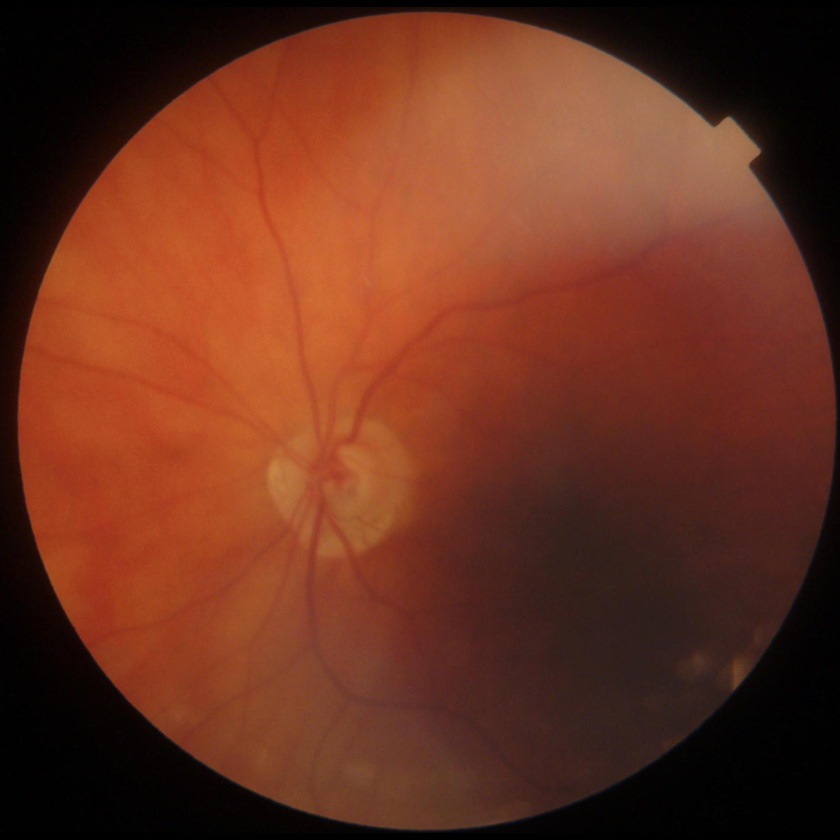
#> input picture data/images/0_0.jpg, 840 x 840 px, shrunk from 1918 x 1918 before the run
$ python -i helper_functions_paper.py   (imports and definitions only)
#> lines starting #> are read from the running program, lines starting #| are printed output that depends on the picture; after the words box and inside, x2 and y2 are one past the last pixel; in counts of white or black regions, pixels touching at a corner belong together
"""
Helper functions for retinal image processing based on MDPI paper methodology
Reference: Journal of Imaging (jimaging-08-00291)

This implementation combines techniques from the paper including:
- Green channel extraction and preprocessing
- CLAHE enhancement
- Morphological operations
- Frangi vesselness filtering
- Advanced post-processing
"""

import cv2
import numpy as np
import scipy.ndimage
from skimage.filters import frangi
from skimage.util import img_as_float
import matplotlib.pyplot as plt


def extract_green_channel(img_path):
    """
    Extract and preprocess the green channel from retinal fundus image.
    The green channel provides the best vessel contrast.

    Args:
        img_path: Path to the retinal image

    Returns:
        original_rgb: Original image in RGB
        green_channel: Extracted green channel
    """
#> called with img_path = 'data/images/0_0.jpg'
    img = cv2.imread(img_path)
#> img is the input picture: shape (840, 840, 3); mean B, G, R 30.9, 49.7, 105.3
    if img is None:
        raise ValueError(f"Could not load image: {img_path}")

    # Convert BGR to RGB for display
    img_rgb = cv2.cvtColor(img, cv2.COLOR_BGR2RGB)

    # Extract green channel (index 1 in BGR format)
    green_channel = img[:, :, 1]
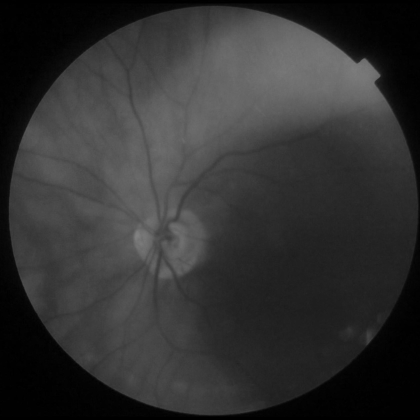
#> green_channel: shape (840, 840) (shown at 1/2 size); min 0, max 130, mean 49.7

    return img_rgb, green_channel


def apply_shade_correction(green_channel, kernel_size=51):
    """
    Apply shade correction to compensate for uneven illumination.
    Based on paper's preprocessing methodology using morphological opening.

    This removes large-scale variations in illumination by estimating
    the background and normalizing the image.

    Args:
        green_channel: Green channel image
        kernel_size: Size of morphological kernel (should be large, e.g., 51)

    Returns:
        corrected: Shade-corrected image (0-255 range)
    """
#> called with kernel_size = 51

    img = cv2.addWeighted(green_channel, 0.5, ~cv2.GaussianBlur(green_channel, (221, 221), 0), 0.5, 0)
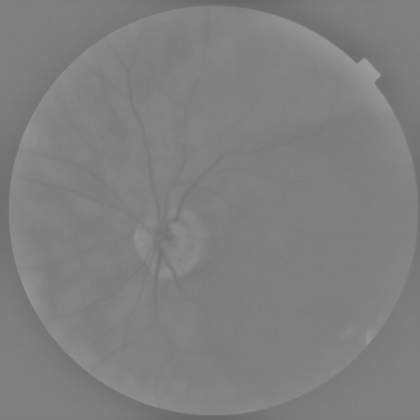
#> img: shape (840, 840) (shown at 1/2 size); min 103, max 158, mean 127.5

    return img


def enhance_contrast_clahe(image, clip_limit=2.0, tile_size=(8, 8)):
    """
    Apply CLAHE (Contrast Limited Adaptive Histogram Equalization).

    Args:
        image: Input grayscale image
        clip_limit: Contrast limiting threshold
        tile_size: Size of grid for histogram equalization

    Returns:
        enhanced: CLAHE enhanced image
    """
#> called with clip_limit = 2, tile_size = (8, 8)
    clahe = cv2.createCLAHE(clipLimit=clip_limit, tileGridSize=tile_size)
    enhanced = clahe.apply(image)

    return enhanced


def denoise_image(image, method='bilateral', **kwargs):
    """
    Apply denoising while preserving edges.

    Args:
        image: Input image
        method: 'bilateral', 'gaussian', or 'median'
        **kwargs: Additional parameters for the chosen method

    Returns:
        denoised: Denoised image
    """
#> called with method = 'bilateral'
    if method == 'bilateral':
        d = kwargs.get('d', 9)
        sigma_color = kwargs.get('sigma_color', 75)
        sigma_space = kwargs.get('sigma_space', 75)
        denoised = cv2.bilateralFilter(image, d, sigma_color, sigma_space)
    elif method == 'gaussian':
        kernel_size = kwargs.get('kernel_size', 5)
        denoised = cv2.GaussianBlur(image, (kernel_size, kernel_size), 0)
    elif method == 'median':
        kernel_size = kwargs.get('kernel_size', 5)
        denoised = cv2.medianBlur(image, kernel_size)
    else:
        denoised = image

    return denoised


def segment_vessels_frangi_paper(enhanced_img,
                                  sigma_range=(1, 10),
                                  alpha=0.5,
                                  beta=0.5,
                                  gamma=15):
    """
    Vessel segmentation using Frangi vesselness filter.
    Based on paper's multi-scale approach.

    Args:
        enhanced_img: Preprocessed and enhanced image
        sigma_range: Range of vessel scales to detect (min, max)
        alpha: Sensitivity to plate-like structures
        beta: Sensitivity to blob-like structures
        gamma: Hessian normalization factor

    Returns:
        vessels_binary: Binary vessel mask
        frangi_response: Raw Frangi filter response
    """
#> called with sigma_range = (1, 10), alpha = 0.5, beta = 0.5, gamma = 15
    # Normalize to [0, 1] for Frangi filter
    img_normalized = img_as_float(enhanced_img)

    # Apply Frangi filter (multi-scale vessel enhancement)
    frangi_response = frangi(
        img_normalized,
        sigmas=range(sigma_range[0], sigma_range[1]),
        black_ridges=True,  # Vessels are dark on bright background
        alpha=alpha,
        beta=beta,
        gamma=gamma
    )
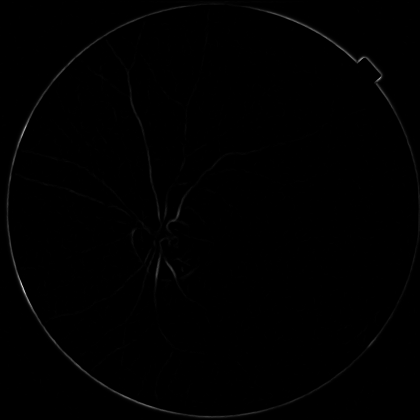
#> frangi_response: shape (840, 840) float64 (shown at 1/2 size); min 0, max 6.52e-07, mean 2.68e-09; drawn with min black and max white

    # Convert back to uint8
    frangi_8bit = (frangi_response * 255).astype(np.uint8)
#> frangi_8bit: shape (840, 840); every value is 0

    # Apply Otsu thresholding
    _, vessels_binary = cv2.threshold(
        frangi_8bit,
        0,
        255,
        cv2.THRESH_BINARY + cv2.THRESH_OTSU
    )

    return vessels_binary, frangi_8bit


# [48 lines left out: function segment_vessels_morphological, not called in this run]


def postprocess_vessel_mask(vessel_mask,
                             min_area=30,
                             max_area=10000,
                             morphology_iterations=2):
    """
    Post-process vessel segmentation to remove noise and artifacts.
    Based on paper's refinement strategy.

    Args:
        vessel_mask: Binary vessel mask
        min_area: Minimum component area to keep
        max_area: Maximum component area (to remove optic disc)
        morphology_iterations: Number of morphological cleaning iterations

    Returns:
        cleaned_mask: Cleaned binary vessel mask
    """
#> called with min_area = 30, max_area = 10000, morphology_iterations = 2
    # Morphological opening to remove small noise
    kernel_open = cv2.getStructuringElement(cv2.MORPH_ELLIPSE, (3, 3))
    cleaned = cv2.morphologyEx(
        vessel_mask,
        cv2.MORPH_OPEN,
        kernel_open,
        iterations=morphology_iterations
    )

    # Morphological closing to connect broken vessels
    kernel_close = cv2.getStructuringElement(cv2.MORPH_ELLIPSE, (2, 2))
    cleaned = cv2.morphologyEx(
        cleaned,
        cv2.MORPH_CLOSE,
        kernel_close,
        iterations=morphology_iterations
    )

    # Connected component analysis for size filtering
    num_labels, labels, stats, centroids = cv2.connectedComponentsWithStats(
        cleaned,
        connectivity=8
    )
#> labels: shape (840, 840) int32; every value is 0
#> num_labels = 1; stats = [[0, 0, 840, 840, 705600]]; centroids = [[419.5, 419.5]]

    # Create output mask
    output_mask = np.zeros_like(cleaned)

    for i in range(1, num_labels):  # Skip background (label 0)
        area = stats[i, cv2.CC_STAT_AREA]

        # Keep components within size range
        if min_area < area < max_area:
            output_mask[labels == i] = 255

    return output_mask


def create_fov_mask(green_channel, erosion_iterations=10):
    """
    Create field of view (FOV) mask to remove circular border artifacts.

    Args:
        green_channel: Green channel image
        erosion_iterations: Number of erosion iterations to shrink mask

    Returns:
        fov_mask: Binary FOV mask
    """
#> called with erosion_iterations = 10
    # Threshold to get approximate FOV
    _, fov_mask = cv2.threshold(
        green_channel,
        10,
        255,
        cv2.THRESH_BINARY
    )
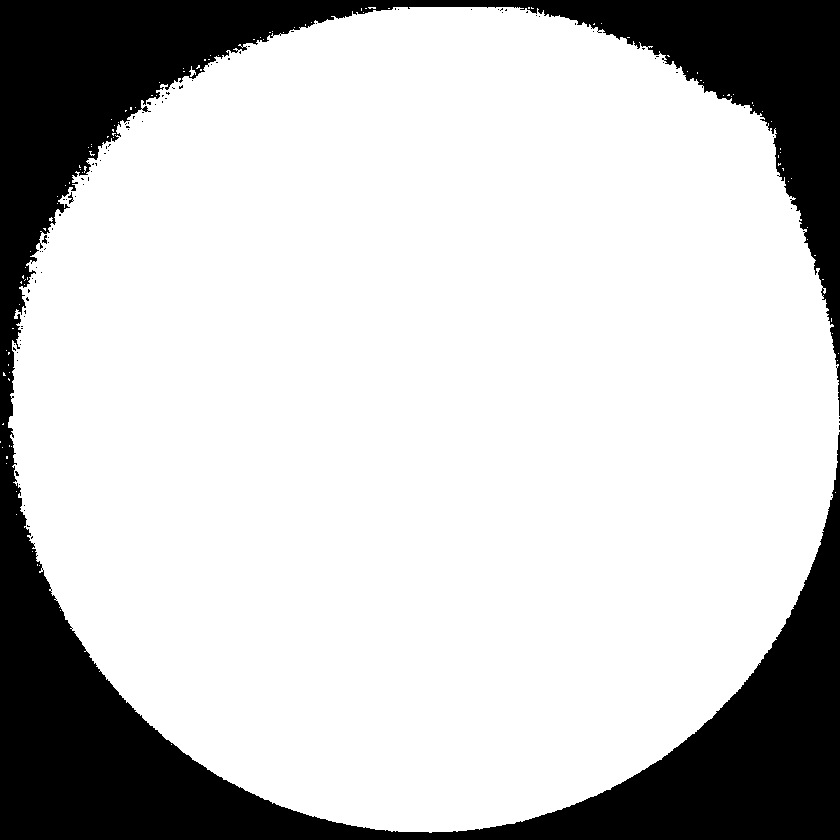
#> fov_mask: shape (840, 840); 77.5% white; 93 black regions (90 under 20 px), largest, box (x1, y1, x2, y2) and area: (0, 0, 840, 840) 158723, (68, 192, 74, 204) 28, (42, 235, 47, 244) 26

    # Morphological operations to clean up
    kernel = cv2.getStructuringElement(cv2.MORPH_ELLIPSE, (5, 5))
    fov_mask = cv2.morphologyEx(fov_mask, cv2.MORPH_CLOSE, kernel, iterations=5)
#> fov_mask: shape (840, 840); 78.5% white; 5 black regions, box (x1, y1, x2, y2) and area: (0, 461, 385, 840) 44350, (465, 502, 840, 840) 39500, (0, 0, 367, 353) 38101, (532, 0, 840, 322) 29246, (0, 376, 13, 421) 472
    fov_mask = cv2.morphologyEx(fov_mask, cv2.MORPH_OPEN, kernel, iterations=3)
#> fov_mask: shape (840, 840); 78.5% white; 5 black regions, box (x1, y1, x2, y2) and area: (0, 461, 385, 840) 44360, (465, 502, 840, 840) 39502, (0, 0, 367, 353) 38149, (532, 0, 840, 322) 29315, (0, 376, 13, 421) 476

    # Erode to remove border effects
    fov_mask = cv2.erode(fov_mask, kernel, iterations=erosion_iterations)
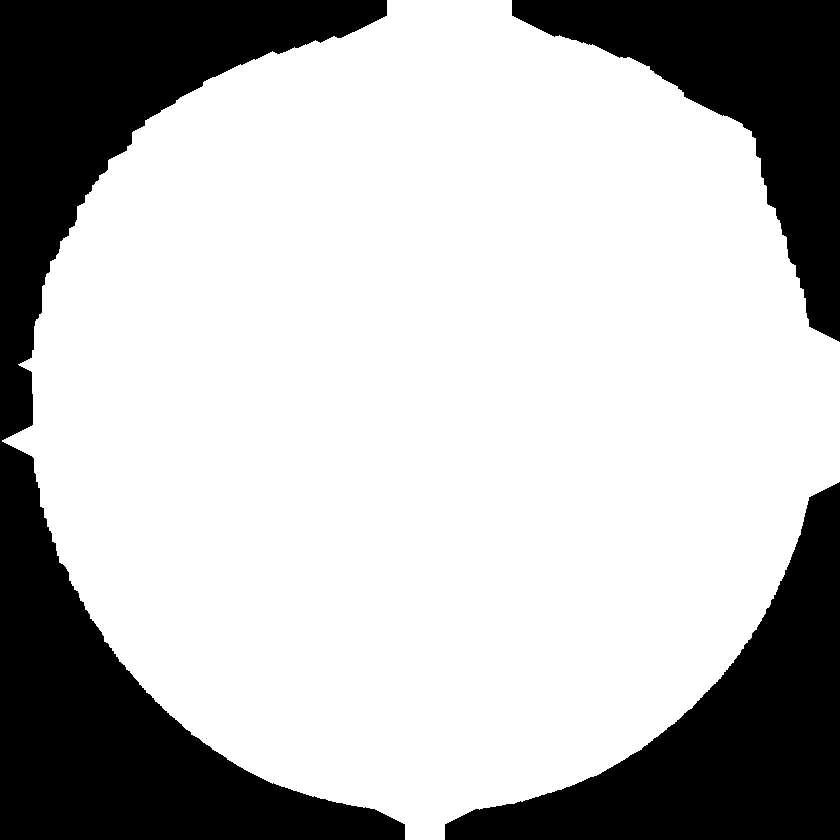
#> fov_mask: shape (840, 840); 71.8% white; 3 black regions, box (x1, y1, x2, y2) and area: (0, 0, 405, 840) 108473, (445, 482, 840, 840) 50852, (512, 0, 840, 342) 39600

    return fov_mask


def apply_fov_mask(vessel_mask, fov_mask):
    """
    Apply FOV mask to vessel segmentation.

    Args:
        vessel_mask: Binary vessel mask
        fov_mask: Binary FOV mask

    Returns:
        masked_vessels: Vessel mask with FOV applied
    """
    masked_vessels = cv2.bitwise_and(vessel_mask, vessel_mask, mask=fov_mask)
    return masked_vessels


# [60 lines left out: function visualize_preprocessing_pipeline, not called in this run]


def complete_vessel_segmentation_pipeline(img_path,
                                           method='frangi',
                                           visualize=False):
    """
    Complete vessel segmentation pipeline from raw image to final mask.
    Implements the paper's full methodology.

    Args:
        img_path: Path to retinal image
        method: 'frangi' or 'morphological'
        visualize: Whether to show intermediate results

    Returns:
        final_vessels: Final binary vessel mask
        intermediate_results: Dictionary with intermediate steps
    """
    # Preprocessing
    img_rgb, green = extract_green_channel(img_path)
    shade_corrected = apply_shade_correction(green)
    clahe_enhanced = enhance_contrast_clahe(shade_corrected)
    denoised = denoise_image(clahe_enhanced, method='bilateral')

    # Vessel segmentation
    if method == 'frangi':
        vessels_raw, frangi_response = segment_vessels_frangi_paper(denoised)
        intermediate = frangi_response
    else:
        vessels_raw, blackhat = segment_vessels_morphological(denoised)
        intermediate = blackhat

    # Post-processing
    vessels_cleaned = postprocess_vessel_mask(vessels_raw)

    # FOV masking
    fov_mask = create_fov_mask(green)
    final_vessels = apply_fov_mask(vessels_cleaned, fov_mask)

    # Store intermediate results
    results = {
        'original': img_rgb,
        'green_channel': green,
        'shade_corrected': shade_corrected,
        'clahe_enhanced': clahe_enhanced,
        'denoised': denoised,
        'intermediate': intermediate,
        'vessels_raw': vessels_raw,
        'vessels_cleaned': vessels_cleaned,
        'fov_mask': fov_mask,
        'final_vessels': final_vessels
    }

    if visualize:
        visualize_segmentation_results(results, method)

    return final_vessels, results


# [41 lines left out: function visualize_segmentation_results, not called in this run]

>>> result = complete_vessel_segmentation_pipeline('data/images/0_0.jpg')

$ run again, on data/images/187_0.jpg
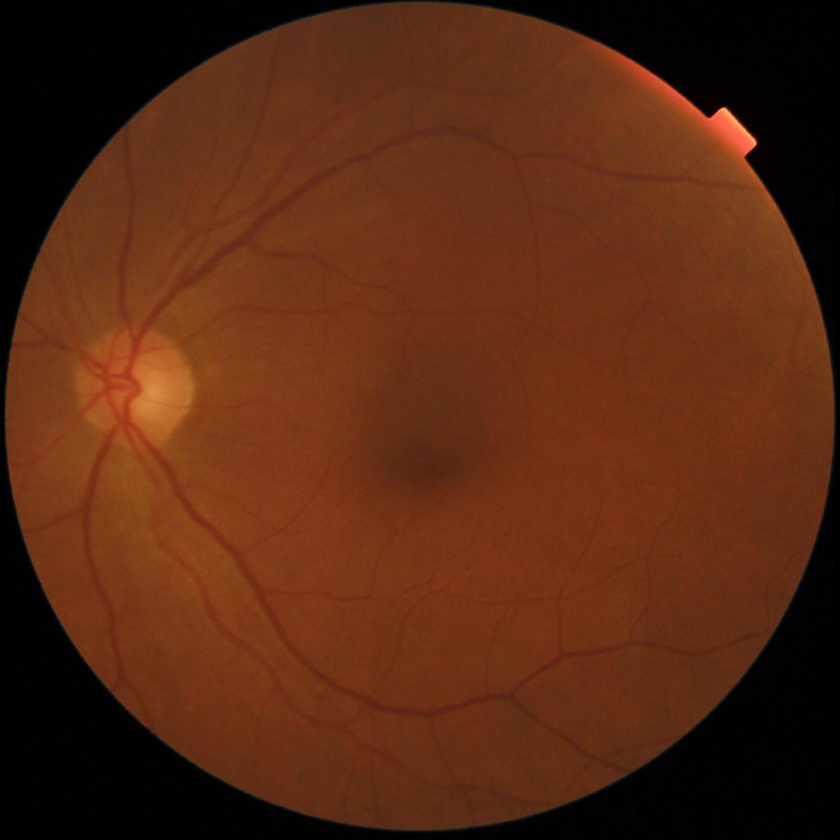
#> input picture data/images/187_0.jpg, 840 x 840 px, shrunk from 1895 x 1895 before the run
#> in extract_green_channel, img is the input picture: shape (840, 840, 3); mean B, G, R 18.5, 41, 87.3
#> in apply_shade_correction, `img = cv2.addWeighted(green_channel, 0.5, ~cv2.GaussianBlur(green_chan..`:
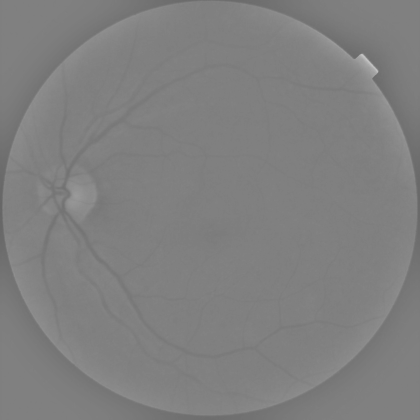
#> img: shape (840, 840) (shown at 1/2 size); min 102, max 202, mean 127.5
#> frangi_8bit: shape (840, 840); every value is 0
#> labels: shape (840, 840) int32; every value is 0
#> num_labels = 1; stats = [[0, 0, 840, 840, 705600]]; centroids = [[419.5, 419.5]]
#> in create_fov_mask, `fov_mask = cv2.erode(fov_mask, kernel, iterations=erosion_iterations)`:
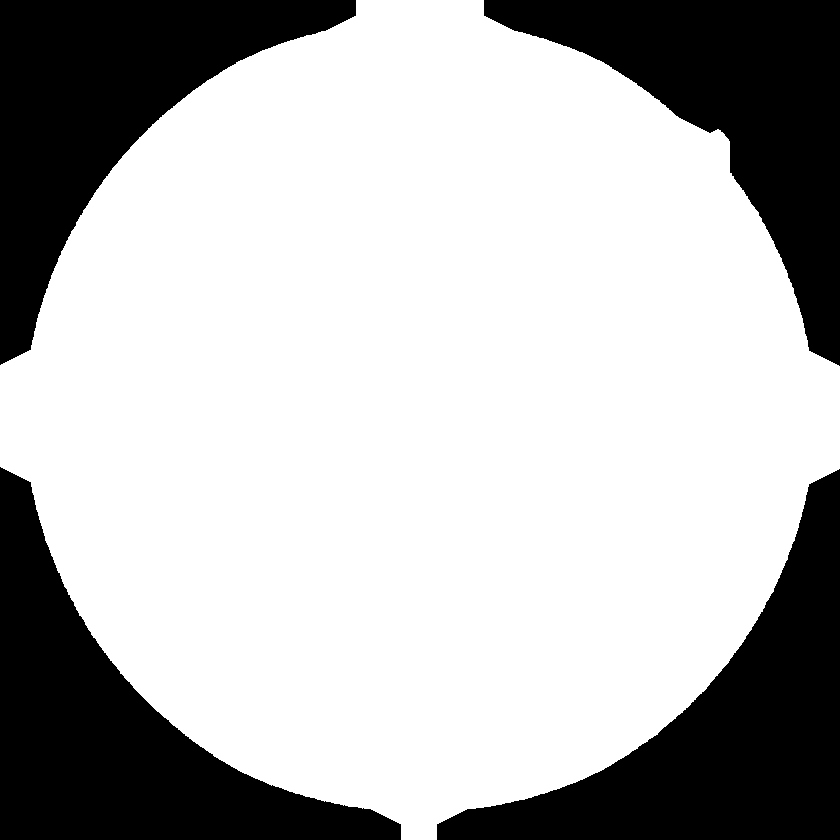
#> fov_mask: shape (840, 840); 71.3% white; 4 black regions, box (x1, y1, x2, y2) and area: (0, 467, 401, 840) 52896, (437, 469, 840, 840) 52816, (0, 0, 356, 365) 48737, (484, 0, 840, 366) 48071
